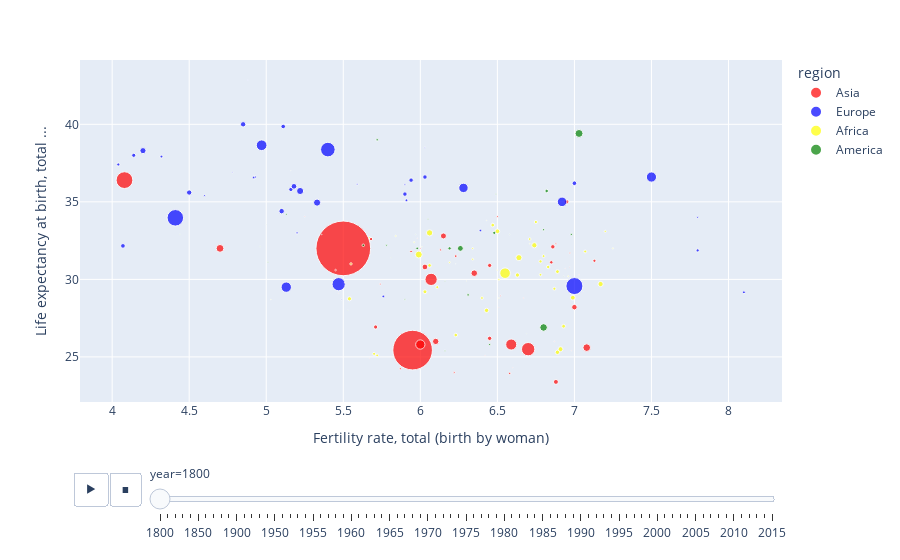

This figure's notebook cell:
### Code cell
#adding animation to bubble plot
px.scatter(gapminder2,x='babies_per_woman',y='life_expectancy',color='region', color_discrete_sequence=["red", "blue", "yellow", "green", "#C8FF33"], size='population',size_max=80,
          hover_name='country', animation_frame='year',
          animation_group='country', labels={"life_expectancy": "Life expectancy at birth, total ...", "babies_per_woman":"Fertility rate, total (birth by woman)"})

### Figure 1 — Plotly figure (JSON) as saved in the notebook; plotly's stock layout.template omitted (floating-point values rounded to 4 significant figures)
{"data": [{"hovertemplate": "<b>%{hovertext}</b><br><br>region=Asia<br>year=1800<br>Fertility rate, total (birth by woman)=%{x}<br>Life expectancy at birth, total ...=%{y}<br>population=%{marker.size}<extra></extra>", "hovertext": ["Afghanistan", "Australia", "Bahrain", "Bangladesh", "Bhutan", "Brunei", "Cambodia", "China", "Fiji", "India", "Indonesia", "Iran", "Iraq", "Israel", "Japan", "Jordan", "Kazakhstan", "Kiribati", "North Korea", "South Korea", "Kuwait", "Kyrgyz Republic", "Lao", "Lebanon", "Malaysia", "Maldives", "Micronesia, Fed. Sts.", "Mongolia", "Myanmar", "Nepal", "New Zealand", "Oman", "Pakistan", "Papua New Guinea", "Philippines", "Qatar", "Samoa", "Saudi Arabia", "Singapore", "Solomon Islands", "Sri Lanka", "Syria", "Tajikistan", "Thailand", "Timor-Leste", "Tonga", "Turkmenistan", "United Arab Emirates", "Uzbekistan", "Vanuatu", "Vietnam", "Yemen"], "ids": ["Afghanistan", "Australia", "Bahrain", "Bangladesh", "Bhutan", "Brunei", "Cambodia", "China", "Fiji", "India", "Indonesia", "Iran", "Iraq", "Israel", "Japan", "Jordan", "Kazakhstan", "Kiribati", "North Korea", "South Korea", "Kuwait", "Kyrgyz Republic", "Lao", "Lebanon", "Malaysia", "Maldives", "Micronesia, Fed. Sts.", "Mongolia", "Myanmar", "Nepal", "New Zealand", "Oman", "Pakistan", "Papua New Guinea", "Philippines", "Qatar", "Samoa", "Saudi Arabia", "Singapore", "Solomon Islands", "Sri Lanka", "Syria", "Tajikistan", "Thailand", "Timor-Leste", "Tonga", "Turkmenistan", "United Arab Emirates", "Uzbekistan", "Vanuatu", "Vietnam", "Yemen"], "legendgroup": "Asia", "marker": {"color": "red", "size": [3280000, 351014, 64474, 19227358, 89989, 2128, 2090000, 321675013, 130533, 168574895, 16108545, 6269721, 1076920, 209954, 30294378, 217000, 2041282, 17876, 4345000, 9395000, 81280, 530343, 470000, 332000, 287000, 42378, 16416, 619000, 3506000, 3881000, 100000, 318000, 13123633, 754894, 1894389, 14092, 47300, 2091000, 30000, 56998, 1213000, 1337000, 466629, 4665000, 137262, 18658, 367215, 40153, 1919159, 27791, 6551000, 2593000], "sizemode": "area", "sizeref": 215000.0, "symbol": "circle"}, "mode": "markers", "name": "Asia", "orientation": "v", "showlegend": true, "type": "scatter", "x": [7, 6.5, 7.03, 6.7, 6.67, 7.06, 6.95, 5.5, 6.45, 5.95, 6.07, 7.08, 7.13, 6, 4.08, 6.97, 6.45, 5.67, 6.1, 6, 6.87, 6.58, 6.13, 5.74, 5.45, 5.98, 6.02, 5.94, 6.03, 6.15, 5.25, 6.88, 6.59, 6.23, 6.45, 6.97, 6.98, 6.86, 5.47, 6.42, 5.68, 6.85, 5.87, 6.35, 6.52, 6.51, 6.22, 6.94, 5.71, 6.6, 4.7, 6.88], "xaxis": "x", "y": [28.21, 34.05, 30.3, 25.5, 28.8, 29.2, 35, 32, 26.1, 25.44, 30, 25.6, 31.2, 32, 36.4, 31.7, 26.2, 24.9, 26, 25.8, 26, 23.94, 31.9, 29.7, 30.6, 32.65, 26.7, 31.8, 30.8, 32.8, 34.05, 32.3, 25.8, 31.5, 30.9, 30.8, 25.4, 32.1, 29.1, 25.1, 32.6, 31.1, 24.24, 30.4, 28.95, 28.2, 24, 30.7, 26.93, 24.3, 32, 23.39], "yaxis": "y"}, {"hovertemplate": "<b>%{hovertext}</b><br><br>region=Europe<br>year=1800<br>Fertility rate, total (birth by woman)=%{x}<br>Life expectancy at birth, total ...=%{y}<br>population=%{marker.size}<extra></extra>", "hovertext": ["Albania", "Armenia", "Austria", "Azerbaijan", "Belarus", "Belgium", "Bosnia and Herzegovina", "Bulgaria", "Cyprus", "Czech Republic", "Denmark", "Estonia", "Finland", "France", "Georgia", "Germany", "Greece", "Hungary", "Iceland", "Ireland", "Italy", "Latvia", "Lithuania", "Luxembourg", "Macedonia, FYR", "Malta", "Moldova", "Montenegro", "Netherlands", "Norway", "Poland", "Portugal", "Romania", "Russia", "Serbia", "Slovak Republic", "Slovenia", "Spain", "Sweden", "Switzerland", "Turkey", "Ukraine", "United Kingdom"], "ids": ["Albania", "Armenia", "Austria", "Azerbaijan", "Belarus", "Belgium", "Bosnia and Herzegovina", "Bulgaria", "Cyprus", "Czech Republic", "Denmark", "Estonia", "Finland", "France", "Georgia", "Germany", "Greece", "Hungary", "Iceland", "Ireland", "Italy", "Latvia", "Lithuania", "Luxembourg", "Macedonia, FYR", "Malta", "Moldova", "Montenegro", "Netherlands", "Norway", "Poland", "Portugal", "Romania", "Russia", "Serbia", "Slovak Republic", "Slovenia", "Spain", "Sweden", "Switzerland", "Turkey", "Ukraine", "United Kingdom"], "legendgroup": "Europe", "marker": {"color": "blue", "size": [410445, 413326, 3205587, 879960, 2355081, 3138137, 851806, 1992320, 184392, 5516349, 1062514, 334136, 977662, 29355111, 1072178, 22886919, 2151155, 3499771, 61428, 4064749, 18822234, 590588, 778655, 127030, 391865, 134072, 712558, 126582, 2254522, 868570, 9508747, 3033454, 5464085, 31088398, 2147197, 2140651, 469664, 11549294, 2354189, 1826051, 9773456, 11215490, 12327466], "sizemode": "area", "sizeref": 215000.0, "symbol": "circle"}, "mode": "markers", "name": "Europe", "orientation": "v", "showlegend": true, "type": "scatter", "x": [4.6, 7.8, 5.1, 8.1, 7, 4.85, 5.91, 5.16, 6.03, 5.33, 4.04, 5.59, 4.92, 4.41, 7.8, 5.4, 6.03, 5.18, 4.88, 4.2, 5.47, 5.2, 5.76, 4.78, 5.9, 5.49, 6.39, 5.9, 5.11, 4.32, 6.28, 4.5, 5.22, 7, 5.9, 5.94, 4.93, 5.13, 4.07, 4.14, 6.92, 7.5, 4.97], "xaxis": "x", "y": [35.4, 34, 34.4, 29.17, 36.2, 40, 35.1, 35.8, 38.5, 34.95, 37.41, 36.14, 36.57, 33.97, 31.87, 38.37, 36.6, 36, 42.85, 38.3, 29.69, 33, 28.9, 36.9, 36.1, 28.7, 33.15, 35.4, 39.86, 37.92, 35.9, 35.6, 35.7, 29.57, 35.5, 36.4, 36.6, 29.5, 32.16, 38, 35, 36.6, 38.65], "yaxis": "y"}, {"hovertemplate": "<b>%{hovertext}</b><br><br>region=Africa<br>year=1800<br>Fertility rate, total (birth by woman)=%{x}<br>Life expectancy at birth, total ...=%{y}<br>population=%{marker.size}<extra></extra>", "hovertext": ["Algeria", "Angola", "Benin", "Botswana", "Burkina Faso", "Burundi", "Cameroon", "Cape Verde", "Central African Republic", "Chad", "Comoros", "Congo, Dem. Rep.", "Congo, Rep.", "Cote d'Ivoire", "Djibouti", "Egypt", "Equatorial Guinea", "Eritrea", "Ethiopia", "Gabon", "Gambia", "Ghana", "Guinea", "Guinea-Bissau", "Kenya", "Lesotho", "Liberia", "Libya", "Madagascar", "Malawi", "Mali", "Mauritania", "Mauritius", "Morocco", "Mozambique", "Namibia", "Niger", "Nigeria", "Rwanda", "Sao Tome and Principe", "Senegal", "Seychelles", "Sierra Leone", "Somalia", "South Africa", "Sudan", "Swaziland", "Tanzania", "Togo", "Tunisia", "Uganda", "Zambia", "Zimbabwe"], "ids": ["Algeria", "Angola", "Benin", "Botswana", "Burkina Faso", "Burundi", "Cameroon", "Cape Verde", "Central African Republic", "Chad", "Comoros", "Congo, Dem. Rep.", "Congo, Rep.", "Cote d'Ivoire", "Djibouti", "Egypt", "Equatorial Guinea", "Eritrea", "Ethiopia", "Gabon", "Gambia", "Ghana", "Guinea", "Guinea-Bissau", "Kenya", "Lesotho", "Liberia", "Libya", "Madagascar", "Malawi", "Mali", "Mauritania", "Mauritius", "Morocco", "Mozambique", "Namibia", "Niger", "Nigeria", "Rwanda", "Sao Tome and Principe", "Senegal", "Seychelles", "Sierra Leone", "Somalia", "South Africa", "Sudan", "Swaziland", "Tanzania", "Togo", "Tunisia", "Uganda", "Zambia", "Zimbabwe"], "legendgroup": "Africa", "marker": {"color": "yellow", "size": [2503218, 1567028, 636559, 121000, 1665421, 899097, 1860054, 55716, 479444, 1432000, 56346, 5163819, 314465, 1088530, 22848, 4243515, 80377, 205010, 2948990, 158227, 103274, 2016034, 983959, 218167, 2574000, 276361, 313543, 531472, 1543133, 737000, 1403398, 382696, 62865, 2503218, 1982324, 229000, 1244861, 12100855, 928368, 22731, 1009886, 12522, 794264, 991488, 1440820, 3994154, 86000, 3019768, 445985, 862029, 2101397, 747000, 1085814], "sizemode": "area", "sizeref": 215000.0, "symbol": "circle"}, "mode": "markers", "name": "Africa", "orientation": "v", "showlegend": true, "type": "scatter", "x": [6.99, 6.93, 5.55, 6.47, 6.03, 6.8, 5.54, 6.43, 6.51, 6.06, 6.01, 5.99, 5.67, 6.78, 6.3, 6.06, 5.51, 6.96, 7.17, 6.5, 6.51, 6.43, 6.11, 7.25, 6.91, 5.84, 6.19, 7.2, 6.89, 6.78, 6.23, 6.34, 5.03, 6.5, 6.63, 5.96, 6.83, 6.55, 7.07, 6.23, 5.7, 5.16, 5.72, 6.87, 6.47, 6.64, 6.71, 6.74, 6.34, 6.4, 6.89, 6.71, 6.75], "xaxis": "x", "y": [28.82, 26.98, 31, 33.6, 29.2, 31.5, 28.75, 33.8, 30, 30.9, 32.1, 31.6, 32.7, 31.16, 29.9, 33, 29.8, 30.2, 29.7, 30.6, 28.8, 28, 29.5, 32, 25.5, 32.8, 31.1, 33.1, 30.5, 30.3, 26.41, 32, 28.7, 33.1, 30.28, 32.4, 30.8, 30.4, 31.8, 31, 25.2, 37, 25.1, 29.4, 33.5, 31.4, 32.3, 32.2, 31.3, 28.8, 25.3, 32.6, 33.7], "yaxis": "y"}, {"hovertemplate": "<b>%{hovertext}</b><br><br>region=America<br>year=1800<br>Fertility rate, total (birth by woman)=%{x}<br>Life expectancy at birth, total ...=%{y}<br>population=%{marker.size}<extra></extra>", "hovertext": ["Antigua and Barbuda", "Argentina", "Bahamas", "Barbados", "Belize", "Bolivia", "Brazil", "Canada", "Chile", "Colombia", "Costa Rica", "Cuba", "Dominican Republic", "Ecuador", "El Salvador", "Grenada", "Guatemala", "Guyana", "Haiti", "Honduras", "Jamaica", "Mexico", "Nicaragua", "Panama", "Paraguay", "Peru", "St. Lucia", "St. Vincent and the Grenadines", "Suriname", "Trinidad and Tobago", "United States", "Uruguay", "Venezuela"], "ids": ["Antigua and Barbuda", "Argentina", "Bahamas", "Barbados", "Belize", "Bolivia", "Brazil", "Canada", "Chile", "Colombia", "Costa Rica", "Cuba", "Dominican Republic", "Ecuador", "El Salvador", "Grenada", "Guatemala", "Guyana", "Haiti", "Honduras", "Jamaica", "Mexico", "Nicaragua", "Panama", "Paraguay", "Peru", "St. Lucia", "St. Vincent and the Grenadines", "Suriname", "Trinidad and Tobago", "United States", "Uruguay", "Venezuela"], "legendgroup": "America", "marker": {"color": "green", "size": [37000, 534000, 27350, 81729, 25526, 1100000, 3639636, 645526, 771447, 1206000, 51987, 345043, 89000, 500000, 248000, 29409, 458965, 166034, 723000, 126118, 401000, 6181708, 219387, 78842, 143000, 1314151, 24000, 25781, 80721, 60000, 6801854, 55000, 718000], "sizemode": "area", "sizeref": 215000.0, "symbol": "circle"}, "mode": "markers", "name": "America", "orientation": "v", "showlegend": true, "type": "scatter", "x": [5, 6.8, 5.9, 4.96, 6.69, 6.48, 6.26, 5.72, 5.98, 6.19, 6.93, 5.78, 6.16, 6.98, 5.9, 5.81, 6.45, 5.01, 6.31, 6.05, 5.13, 6.8, 6.16, 5.36, 6.49, 6.82, 5.53, 6.54, 6.58, 4.44, 7.03, 5.97, 5.63], "xaxis": "x", "y": [33.54, 33.2, 35.18, 32.12, 26.5, 33, 32, 39, 32, 32, 30.21, 32.2, 29.9, 32.9, 28.7, 31.4, 25.8, 31.12, 29, 33.9, 34.2, 26.9, 25.4, 32.9, 35.5, 35.7, 28.01, 25.99, 32.9, 32.9, 39.41, 32.9, 32.2], "yaxis": "y"}], "layout": {"legend": {"itemsizing": "constant", "title": {"text": "region"}, "tracegroupgap": 0}, "margin": {"t": 60}, "sliders": [{"active": 0, "currentvalue": {"prefix": "year="}, "len": 0.9, "pad": {"b": 10, "t": 60}, "steps": [{"args": [["1800"], {"frame": {"duration": 0, "redraw": false}, "fromcurrent": true, "mode": "immediate", "transition": {"duration": 0, "easing": "linear"}}], "label": "1800", "method": "animate"}, {"args": [["1810"], {"frame": {"duration": 0, "redraw": false}, "fromcurrent": true, "mode": "immediate", "transition": {"duration": 0, "easing": "linear"}}], "label": "1810", "method": "animate"}, {"args": [["1820"], {"frame": {"duration": 0, "redraw": false}, "fromcurrent": true, "mode": "immediate", "transition": {"duration": 0, "easing": "linear"}}], "label": "1820", "method": "animate"}, {"args": [["1830"], {"frame": {"duration": 0, "redraw": false}, "fromcurrent": true, "mode": "immediate", "transition": {"duration": 0, "easing": "linear"}}], "label": "1830", "method": "animate"}, {"args": [["1840"], {"frame": {"duration": 0, "redraw": false}, "fromcurrent": true, "mode": "immediate", "transition": {"duration": 0, "easing": "linear"}}], "label": "1840", "method": "animate"}, {"args": [["1850"], {"frame": {"duration": 0, "redraw": false}, "fromcurrent": true, "mode": "immediate", "transition": {"duration": 0, "easing": "linear"}}], "label": "1850", "method": "animate"}, {"args": [["1860"], {"frame": {"duration": 0, "redraw": false}, "fromcurrent": true, "mode": "immediate", "transition": {"duration": 0, "easing": "linear"}}], "label": "1860", "method": "animate"}, {"args": [["1870"], {"frame": {"duration": 0, "redraw": false}, "fromcurrent": true, "mode": "immediate", "transition": {"duration": 0, "easing": "linear"}}], "label": "1870", "method": "animate"}, {"args": [["1880"], {"frame": {"duration": 0, "redraw": false}, "fromcurrent": true, "mode": "immediate", "transition": {"duration": 0, "easing": "linear"}}], "label": "1880", "method": "animate"}, {"args": [["1890"], {"frame": {"duration": 0, "redraw": false}, "fromcurrent": true, "mode": "immediate", "transition": {"duration": 0, "easing": "linear"}}], "label": "1890", "method": "animate"}, {"args": [["1900"], {"frame": {"duration": 0, "redraw": false}, "fromcurrent": true, "mode": "immediate", "transition": {"duration": 0, "easing": "linear"}}], "label": "1900", "method": "animate"}, {"args": [["1910"], {"frame": {"duration": 0, "redraw": false}, "fromcurrent": true, "mode": "immediate", "transition": {"duration": 0, "easing": "linear"}}], "label": "1910", "method": "animate"}, {"args": [["1920"], {"frame": {"duration": 0, "redraw": false}, "fromcurrent": true, "mode": "immediate", "transition": {"duration": 0, "easing": "linear"}}], "label": "1920", "method": "animate"}, {"args": [["1930"], {"frame": {"duration": 0, "redraw": false}, "fromcurrent": true, "mode": "immediate", "transition": {"duration": 0, "easing": "linear"}}], "label": "1930", "method": "animate"}, {"args": [["1940"], {"frame": {"duration": 0, "redraw": false}, "fromcurrent": true, "mode": "immediate", "transition": {"duration": 0, "easing": "linear"}}], "label": "1940", "method": "animate"}, {"args": [["1950"], {"frame": {"duration": 0, "redraw": false}, "fromcurrent": true, "mode": "immediate", "transition": {"duration": 0, "easing": "linear"}}], "label": "1950", "method": "animate"}, {"args": [["1951"], {"frame": {"duration": 0, "redraw": false}, "fromcurrent": true, "mode": "immediate", "transition": {"duration": 0, "easing": "linear"}}], "label": "1951", "method": "animate"}, {"args": [["1952"], {"frame": {"duration": 0, "redraw": false}, "fromcurrent": true, "mode": "immediate", "transition": {"duration": 0, "easing": "linear"}}], "label": "1952", "method": "animate"}, {"args": [["1953"], {"frame": {"duration": 0, "redraw": false}, "fromcurrent": true, "mode": "immediate", "transition": {"duration": 0, "easing": "linear"}}], "label": "1953", "method": "animate"}, {"args": [["1954"], {"frame": {"duration": 0, "redraw": false}, "fromcurrent": true, "mode": "immediate", "transition": {"duration": 0, "easing": "linear"}}], "label": "1954", "method": "animate"}, {"args": [["1955"], {"frame": {"duration": 0, "redraw": false}, "fromcurrent": true, "mode": "immediate", "transition": {"duration": 0, "easing": "linear"}}], "label": "1955", "method": "animate"}, {"args": [["1956"], {"frame": {"duration": 0, "redraw": false}, "fromcurrent": true, "mode": "immediate", "transition": {"duration": 0, "easing": "linear"}}], "label": "1956", "method": "animate"}, {"args": [["1957"], {"frame": {"duration": 0, "redraw": false}, "fromcurrent": true, "mode": "immediate", "transition": {"duration": 0, "easing": "linear"}}], "label": "1957", "method": "animate"}, {"args": [["1958"], {"frame": {"duration": 0, "redraw": false}, "fromcurrent": true, "mode": "immediate", "transition": {"duration": 0, "easing": "linear"}}], "label": "1958", "method": "animate"}, {"args": [["1959"], {"frame": {"duration": 0, "redraw": false}, "fromcurrent": true, "mode": "immediate", "transition": {"duration": 0, "easing": "linear"}}], "label": "1959", "method": "animate"}, {"args": [["1960"], {"frame": {"duration": 0, "redraw": false}, "fromcurrent": true, "mode": "immediate", "transition": {"duration": 0, "easing": "linear"}}], "label": "1960", "method": "animate"}, {"args": [["1961"], {"frame": {"duration": 0, "redraw": false}, "fromcurrent": true, "mode": "immediate", "transition": {"duration": 0, "easing": "linear"}}], "label": "1961", "method": "animate"}, {"args": [["1962"], {"frame": {"duration": 0, "redraw": false}, "fromcurrent": true, "mode": "immediate", "transition": {"duration": 0, "easing": "linear"}}], "label": "1962", "method": "animate"}, {"args": [["1963"], {"frame": {"duration": 0, "redraw": false}, "fromcurrent": true, "mode": "immediate", "transition": {"duration": 0, "easing": "linear"}}], "label": "1963", "method": "animate"}, {"args": [["1964"], {"frame": {"duration": 0, "redraw": false}, "fromcurrent": true, "mode": "immediate", "transition": {"duration": 0, "easing": "linear"}}], "label": "1964", "method": "animate"}, {"args": [["1965"], {"frame": {"duration": 0, "redraw": false}, "fromcurrent": true, "mode": "immediate", "transition": {"duration": 0, "easing": "linear"}}], "label": "1965", "method": "animate"}, {"args": [["1966"], {"frame": {"duration": 0, "redraw": false}, "fromcurrent": true, "mode": "immediate", "transition": {"duration": 0, "easing": "linear"}}], "label": "1966", "method": "animate"}, {"args": [["1967"], {"frame": {"duration": 0, "redraw": false}, "fromcurrent": true, "mode": "immediate", "transition": {"duration": 0, "easing": "linear"}}], "label": "1967", "method": "animate"}, {"args": [["1968"], {"frame": {"duration": 0, "redraw": false}, "fromcurrent": true, "mode": "immediate", "transition": {"duration": 0, "easing": "linear"}}], "label": "1968", "method": "animate"}, {"args": [["1969"], {"frame": {"duration": 0, "redraw": false}, "fromcurrent": true, "mode": "immediate", "transition": {"duration": 0, "easing": "linear"}}], "label": "1969", "method": "animate"}, {"args": [["1970"], {"frame": {"duration": 0, "redraw": false}, "fromcurrent": true, "mode": "immediate", "transition": {"duration": 0, "easing": "linear"}}], "label": "1970", "method": "animate"}, {"args": [["1971"], {"frame": {"duration": 0, "redraw": false}, "fromcurrent": true, "mode": "immediate", "transition": {"duration": 0, "easing": "linear"}}], "label": "1971", "method": "animate"}, {"args": [["1972"], {"frame": {"duration": 0, "redraw": false}, "fromcurrent": true, "mode": "immediate", "transition": {"duration": 0, "easing": "linear"}}], "label": "1972", "method": "animate"}, {"args": [["1973"], {"frame": {"duration": 0, "redraw": false}, "fromcurrent": true, "mode": "immediate", "transition": {"duration": 0, "easing": "linear"}}], "label": "1973", "method": "animate"}, {"args": [["1974"], {"frame": {"duration": 0, "redraw": false}, "fromcurrent": true, "mode": "immediate", "transition": {"duration": 0, "easing": "linear"}}], "label": "1974", "method": "animate"}, {"args": [["1975"], {"frame": {"duration": 0, "redraw": false}, "fromcurrent": true, "mode": "immediate", "transition": {"duration": 0, "easing": "linear"}}], "label": "1975", "method": "animate"}, {"args": [["1976"], {"frame": {"duration": 0, "redraw": false}, "fromcurrent": true, "mode": "immediate", "transition": {"duration": 0, "easing": "linear"}}], "label": "1976", "method": "animate"}, {"args": [["1977"], {"frame": {"duration": 0, "redraw": false}, "fromcurrent": true, "mode": "immediate", "transition": {"duration": 0, "easing": "linear"}}], "label": "1977", "method": "animate"}, {"args": [["1978"], {"frame": {"duration": 0, "redraw": false}, "fromcurrent": true, "mode": "immediate", "transition": {"duration": 0, "easing": "linear"}}], "label": "1978", "method": "animate"}, {"args": [["1979"], {"frame": {"duration": 0, "redraw": false}, "fromcurrent": true, "mode": "immediate", "transition": {"duration": 0, "easing": "linear"}}], "label": "1979", "method": "animate"}, {"args": [["1980"], {"frame": {"duration": 0, "redraw": false}, "fromcurrent": true, "mode": "immediate", "transition": {"duration": 0, "easing": "linear"}}], "label": "1980", "method": "animate"}, {"args": [["1981"], {"frame": {"duration": 0, "redraw": false}, "fromcurrent": true, "mode": "immediate", "transition": {"duration": 0, "easing": "linear"}}], "label": "1981", "method": "animate"}, {"args": [["1982"], {"frame": {"duration": 0, "redraw": false}, "fromcurrent": true, "mode": "immediate", "transition": {"duration": 0, "easing": "linear"}}], "label": "1982", "method": "animate"}, {"args": [["1983"], {"frame": {"duration": 0, "redraw": false}, "fromcurrent": true, "mode": "immediate", "transition": {"duration": 0, "easing": "linear"}}], "label": "1983", "method": "animate"}, {"args": [["1984"], {"frame": {"duration": 0, "redraw": false}, "fromcurrent": true, "mode": "immediate", "transition": {"duration": 0, "easing": "linear"}}], "label": "1984", "method": "animate"}, {"args": [["1985"], {"frame": {"duration": 0, "redraw": false}, "fromcurrent": true, "mode": "immediate", "transition": {"duration": 0, "easing": "linear"}}], "label": "1985", "method": "animate"}, {"args": [["1986"], {"frame": {"duration": 0, "redraw": false}, "fromcurrent": true, "mode": "immediate", "transition": {"duration": 0, "easing": "linear"}}], "label": "1986", "method": "animate"}, {"args": [["1987"], {"frame": {"duration": 0, "redraw": false}, "fromcurrent": true, "mode": "immediate", "transition": {"duration": 0, "easing": "linear"}}], "label": "1987", "method": "animate"}, {"args": [["1988"], {"frame": {"duration": 0, "redraw": false}, "fromcurrent": true, "mode": "immediate", "transition": {"duration": 0, "easing": "linear"}}], "label": "1988", "method": "animate"}, {"args": [["1989"], {"frame": {"duration": 0, "redraw": false}, "fromcurrent": true, "mode": "immediate", "transition": {"duration": 0, "easing": "linear"}}], "label": "1989", "method": "animate"}, {"args": [["1990"], {"frame": {"duration": 0, "redraw": false}, "fromcurrent": true, "mode": "immediate", "transition": {"duration": 0, "easing": "linear"}}], "label": "1990", "method": "animate"}, {"args": [["1991"], {"frame": {"duration": 0, "redraw": false}, "fromcurrent": true, "mode": "immediate", "transition": {"duration": 0, "easing": "linear"}}], "label": "1991", "method": "animate"}, {"args": [["1992"], {"frame": {"duration": 0, "redraw": false}, "fromcurrent": true, "mode": "immediate", "transition": {"duration": 0, "easing": "linear"}}], "label": "1992", "method": "animate"}, {"args": [["1993"], {"frame": {"duration": 0, "redraw": false}, "fromcurrent": true, "mode": "immediate", "transition": {"duration": 0, "easing": "linear"}}], "label": "1993", "method": "animate"}, {"args": [["1994"], {"frame": {"duration": 0, "redraw": false}, "fromcurrent": true, "mode": "immediate", "transition": {"duration": 0, "easing": "linear"}}], "label": "1994", "method": "animate"}, {"args": [["1995"], {"frame": {"duration": 0, "redraw": false}, "fromcurrent": true, "mode": "immediate", "transition": {"duration": 0, "easing": "linear"}}], "label": "1995", "method": "animate"}, {"args": [["1996"], {"frame": {"duration": 0, "redraw": false}, "fromcurrent": true, "mode": "immediate", "transition": {"duration": 0, "easing": "linear"}}], "label": "1996", "method": "animate"}, {"args": [["1997"], {"frame": {"duration": 0, "redraw": false}, "fromcurrent": true, "mode": "immediate", "transition": {"duration": 0, "easing": "linear"}}], "label": "1997", "method": "animate"}, {"args": [["1998"], {"frame": {"duration": 0, "redraw": false}, "fromcurrent": true, "mode": "immediate", "transition": {"duration": 0, "easing": "linear"}}], "label": "1998", "method": "animate"}, {"args": [["1999"], {"frame": {"duration": 0, "redraw": false}, "fromcurrent": true, "mode": "immediate", "transition": {"duration": 0, "easing": "linear"}}], "label": "1999", "method": "animate"}, {"args": [["2000"], {"frame": {"duration": 0, "redraw": false}, "fromcurrent": true, "mode": "immediate", "transition": {"duration": 0, "easing": "linear"}}], "label": "2000", "method": "animate"}, {"args": [["2001"], {"frame": {"duration": 0, "redraw": false}, "fromcurrent": true, "mode": "immediate", "transition": {"duration": 0, "easing": "linear"}}], "label": "2001", "method": "animate"}, {"args": [["2002"], {"frame": {"duration": 0, "redraw": false}, "fromcurrent": true, "mode": "immediate", "transition": {"duration": 0, "easing": "linear"}}], "label": "2002", "method": "animate"}, {"args": [["2003"], {"frame": {"duration": 0, "redraw": false}, "fromcurrent": true, "mode": "immediate", "transition": {"duration": 0, "easing": "linear"}}], "label": "2003", "method": "animate"}, {"args": [["2004"], {"frame": {"duration": 0, "redraw": false}, "fromcurrent": true, "mode": "immediate", "transition": {"duration": 0, "easing": "linear"}}], "label": "2004", "method": "animate"}, {"args": [["2005"], {"frame": {"duration": 0, "redraw": false}, "fromcurrent": true, "mode": "immediate", "transition": {"duration": 0, "easing": "linear"}}], "label": "2005", "method": "animate"}, {"args": [["2006"], {"frame": {"duration": 0, "redraw": false}, "fromcurrent": true, "mode": "immediate", "transition": {"duration": 0, "easing": "linear"}}], "label": "2006", "method": "animate"}, {"args": [["2007"], {"frame": {"duration": 0, "redraw": false}, "fromcurrent": true, "mode": "immediate", "transition": {"duration": 0, "easing": "linear"}}], "label": "2007", "method": "animate"}, {"args": [["2008"], {"frame": {"duration": 0, "redraw": false}, "fromcurrent": true, "mode": "immediate", "transition": {"duration": 0, "easing": "linear"}}], "label": "2008", "method": "animate"}, {"args": [["2009"], {"frame": {"duration": 0, "redraw": false}, "fromcurrent": true, "mode": "immediate", "transition": {"duration": 0, "easing": "linear"}}], "label": "2009", "method": "animate"}, {"args": [["2010"], {"frame": {"duration": 0, "redraw": false}, "fromcurrent": true, "mode": "immediate", "transition": {"duration": 0, "easing": "linear"}}], "label": "2010", "method": "animate"}, {"args": [["2011"], {"frame": {"duration": 0, "redraw": false}, "fromcurrent": true, "mode": "immediate", "transition": {"duration": 0, "easing": "linear"}}], "label": "2011", "method": "animate"}, {"args": [["2012"], {"frame": {"duration": 0, "redraw": false}, "fromcurrent": true, "mode": "immediate", "transition": {"duration": 0, "easing": "linear"}}], "label": "2012", "method": "animate"}, {"args": [["2013"], {"frame": {"duration": 0, "redraw": false}, "fromcurrent": true, "mode": "immediate", "transition": {"duration": 0, "easing": "linear"}}], "label": "2013", "method": "animate"}, {"args": [["2014"], {"frame": {"duration": 0, "redraw": false}, "fromcurrent": true, "mode": "immediate", "transition": {"duration": 0, "easing": "linear"}}], "label": "2014", "method": "animate"}, {"args": [["2015"], {"frame": {"duration": 0, "redraw": false}, "fromcurrent": true, "mode": "immediate", "transition": {"duration": 0, "easing": "linear"}}], "label": "2015", "method": "animate"}], "x": 0.1, "xanchor": "left", "y": 0, "yanchor": "top"}], "updatemenus": [{"buttons": [{"args": [null, {"frame": {"duration": 500, "redraw": false}, "fromcurrent": true, "mode": "immediate", "transition": {"duration": 500, "easing": "linear"}}], "label": "&#9654;", "method": "animate"}, {"args": [[null], {"frame": {"duration": 0, "redraw": false}, "fromcurrent": true, "mode": "immediate", "transition": {"duration": 0, "easing": "linear"}}], "label": "&#9724;", "method": "animate"}], "direction": "left", "pad": {"r": 10, "t": 70}, "showactive": false, "type": "buttons", "x": 0.1, "xanchor": "right", "y": 0, "yanchor": "top"}], "xaxis": {"anchor": "y", "domain": [0, 1], "title": {"text": "Fertility rate, total (birth by woman)"}}, "yaxis": {"anchor": "x", "domain": [0, 1], "title": {"text": "Life expectancy at birth, total ..."}}}}
